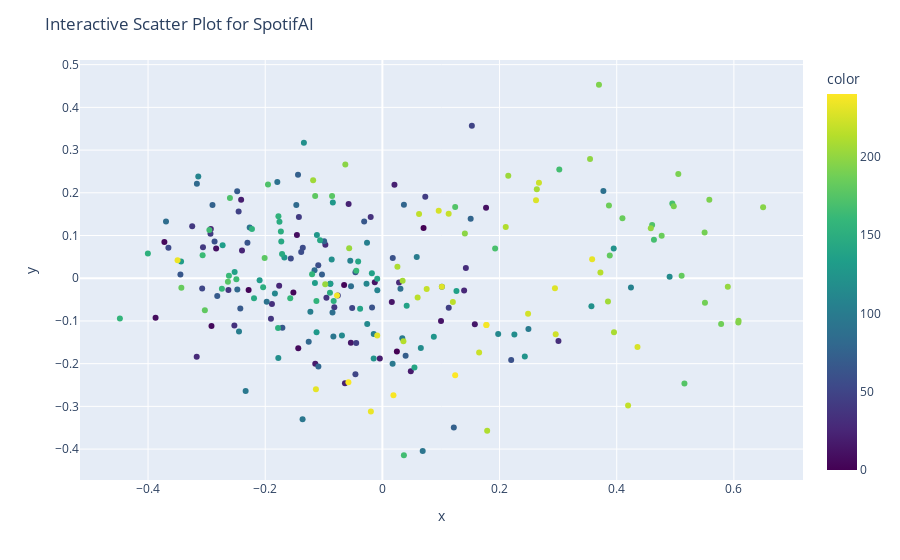

The cell this chart's notebook holds for it:
### Code cell
fig = px.scatter(
    x=x_iso[:, 0], #liveness
    y=x_iso[:, 1],  #danceability
    color=sr_color, 
    color_continuous_scale='viridis', 
    hover_data={'name': df['name'], 'genre': df['genre']}  # Adding hover information
)

# Set the axis labels and plot title
fig.update_layout(
    title='Interactive Scatter Plot for SpotifAI',
    xaxis_title='x',
    yaxis_title='y'
)

# Show the plot
fig.show()
fig.write_html("int_scatter.html")

### Figure 1 — Plotly figure (JSON) as saved in the notebook; plotly's stock layout.template omitted (floating-point values rounded to 4 significant figures; data arrays with more than 128 entries replaced by an {"elided": "..."} marker saying what was removed)
{"data": [{"customdata": {"elided": "241x2 str values"}, "hovertemplate": "x=%{x}<br>y=%{y}<br>name=%{customdata[0]}<br>genre=%{customdata[1]}<br>color=%{marker.color}<extra></extra>", "legendgroup": "", "marker": {"color": {"elided": "241 int values"}, "coloraxis": "coloraxis", "symbol": "circle"}, "mode": "markers", "name": "", "orientation": "v", "showlegend": false, "type": "scatter", "x": {"elided": "241 float values"}, "xaxis": "x", "y": {"elided": "241 float values"}, "yaxis": "y"}], "layout": {"coloraxis": {"colorbar": {"title": {"text": "color"}}, "colorscale": [[0, "#440154"], [0.1111, "#482878"], [0.2222, "#3e4989"], [0.3333, "#31688e"], [0.4444, "#26828e"], [0.5556, "#1f9e89"], [0.6667, "#35b779"], [0.7778, "#6ece58"], [0.8889, "#b5de2b"], [1, "#fde725"]]}, "legend": {"tracegroupgap": 0}, "margin": {"t": 60}, "title": {"text": "Interactive Scatter Plot for SpotifAI"}, "xaxis": {"anchor": "y", "domain": [0, 1], "title": {"text": "x"}}, "yaxis": {"anchor": "x", "domain": [0, 1], "title": {"text": "y"}}}}
